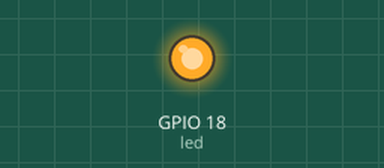
The program below on a simulated Raspberry Pi (BCM pin numbers). Parts: output pins drawn as LEDs (lit = HIGH). What the program prints to the terminal is not drawn. At 15.6 s the program stops and its outputs stay as they are.

Above: at 2.6 s.
At 15.5 s:
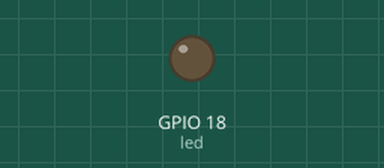
Timing chart, 0 to 17.0 s (numbered marks = the images above):
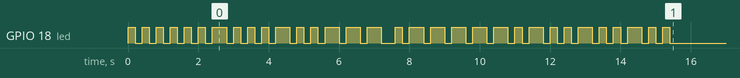

The program:

morse_text.py
```python
import RPi.GPIO as GPIO
import time
GPIO.setmode( GPIO.BCM )
GPIO.setwarnings( 0 )

print( "GPIO morse text" )

def pulse( pin_nr, high_time, low_time ):
   GPIO.output(pin_nr, GPIO.HIGH)
   time.sleep(high_time)
   GPIO.output(pin_nr, GPIO.LOW)
   time.sleep(low_time)

def morse( pin_nr, dot_length, text ):
   for each in text:
      if each == '.':
         pulse(pin_nr, dot_length, dot_length)
      elif each == '-':
         pulse(pin_nr, dot_length * 2, dot_length)
      else:
         pulse(pin_nr, 0, dot_length)

def morse_text( pin_nr, dot_length, text ):
   """
   Laat de string s horen als morse code.
   De pin_nr is de pin die gebruikt wordt.
   De text mag de volgende characters bevatten: lowercase letters, spatie.
   De dot_length is de lengte van een punt (dot).
   De lengte van de andere characters wordt daar van afgeleid.
   """
   # https://www.geeksforgeeks.org/morse-code-translator-python/ DICT geleent van de URL
   MORSE_CODE_DICT = {'A': '.-', 'B': '-...', 'C': '-.-.', 'D': '-..', 'E': '.', 'F': '..-.', 'G': '--.', 'H': '....',
                      'I': '..', 'J': '.---', 'K': '-.-', 'L': '.-..', 'M': '--', 'N': '-.', 'O': '---', 'P': '.--.', 'Q': '--.-',
                      'R': '.-.', 'S': '...', 'T': '-', 'U': '..-', 'V': '...-', 'W': '.--', 'X': '-..-', 'Y': '-.--', 'Z': '--..',
                      '1': '.----', '2': '..---', '3': '...--', '4': '....-', '5': '.....', '6': '-....', '7': '--...', '8': '---..', '9': '----.',
                      '0': '-----', ', ': '--..--', '.': '.-.-.-', '?': '..--..', '/': '-..-.', '-': '-....-', '(': '-.--.', ')': '-.--.-',
                      ' ': ' '}
   output = ''
   for each in text:
      output += MORSE_CODE_DICT[each.capitalize()]
   morse(pin_nr, dot_length, output)
   return

led = 18
GPIO.setup( led, GPIO.OUT )
morse_text( led, 0.2, "Hello world" )
```

Measured:
- by itself, GPIO 18 (led): LOW → HIGH at 0.00 s, → LOW 0.20 s later, → HIGH 0.20 s later, → LOW 0.20 s later, … (64 changes in this stretch)
